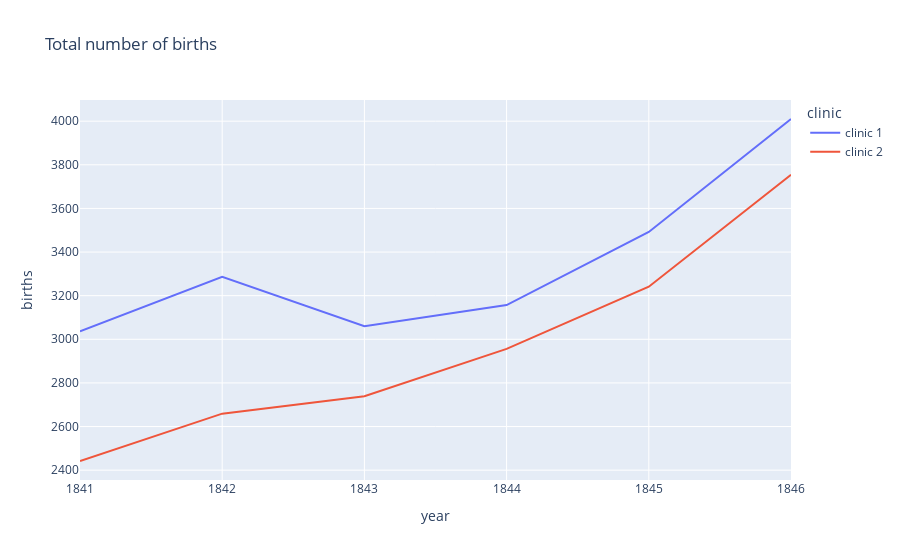

Source (notebook cell):
### Markdown cell above
# The Yearly Data Split by Clinic

Now let's look at the annual data instead. 

**Challenge**: Use plotly to create line charts of the births and deaths of the two different clinics at the Vienna General Hospital. 
* Which clinic is bigger or more busy judging by the number of births?
* Has the hospital had more patients over time? 
* What was the highest number of deaths recorded in clinic 1 and clinic 2?

### Code cell
births_chart= px.line(df_yearly, x="year", y="births", color="clinic", title="Total number of births")

births_chart.show()

### Figure 1 — Plotly figure (JSON) as saved in the notebook; plotly's stock layout.template omitted (floating-point values rounded to 4 significant figures)
{"data": [{"hovertemplate": "clinic=clinic 1<br>year=%{x}<br>births=%{y}<extra></extra>", "legendgroup": "clinic 1", "line": {"color": "#636efa", "dash": "solid"}, "marker": {"symbol": "circle"}, "mode": "lines", "name": "clinic 1", "orientation": "v", "showlegend": true, "type": "scatter", "x": [1841, 1842, 1843, 1844, 1845, 1846], "xaxis": "x", "y": [3036, 3287, 3060, 3157, 3492, 4010], "yaxis": "y"}, {"hovertemplate": "clinic=clinic 2<br>year=%{x}<br>births=%{y}<extra></extra>", "legendgroup": "clinic 2", "line": {"color": "#EF553B", "dash": "solid"}, "marker": {"symbol": "circle"}, "mode": "lines", "name": "clinic 2", "orientation": "v", "showlegend": true, "type": "scatter", "x": [1841, 1842, 1843, 1844, 1845, 1846], "xaxis": "x", "y": [2442, 2659, 2739, 2956, 3241, 3754], "yaxis": "y"}], "layout": {"legend": {"title": {"text": "clinic"}, "tracegroupgap": 0}, "title": {"text": "Total number of births"}, "xaxis": {"anchor": "y", "domain": [0, 1], "title": {"text": "year"}}, "yaxis": {"anchor": "x", "domain": [0, 1], "title": {"text": "births"}}}}
